Frame 1 (no input): blank canvas, image omitted
Frame 60 (the mouse pressed at the canvas centre just before this capture): blank canvas, image omitted
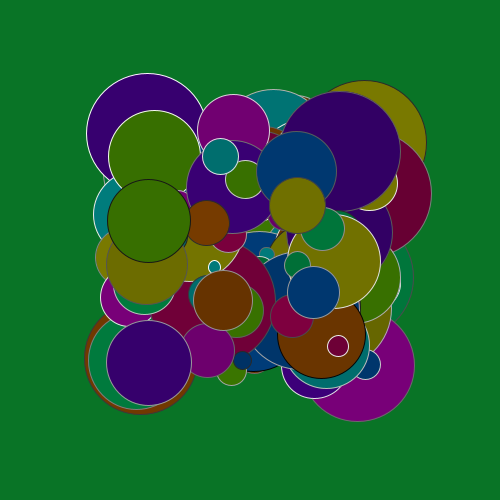
Frame 120 (the mouse held since frame 60 and released just before this capture)

The Processing sketch whose frames 1 and 60 were blank and that drew this single picture after the mouse press (run headless with seeded random() and noise(); from frame 60 on, the mouse is pressed at the canvas centre):

// Processing sketch: processing_36867
// ── processing_36867.pde

float ellipseWH;
int switcher = 0;
int smallAmountColor = 0;
int grayTone = 0;

void setup() {
size(500,500);
frameRate(30);
}

void draw() {
  float entropy = map(mouseX, 0, width, 0, 255);
  background(random(0,entropy),random(0,entropy),random(0,entropy));
  for(int i = 0; i<entropy; i++) {
      stroke(random(0,255));
      float ellipseColor = random(100,entropy);
    //Color Switcher;
      if(switcher == 0) fill(smallAmountColor,ellipseColor,ellipseColor);
      else if(switcher == 1) fill(smallAmountColor,ellipseColor,ellipseColor/2);
      else if(switcher == 2) fill(smallAmountColor,ellipseColor/2,ellipseColor);
      else if (switcher == 3) fill(ellipseColor, smallAmountColor, ellipseColor);
      else if (switcher == 4) fill(ellipseColor/2, smallAmountColor, ellipseColor);
      else if (switcher == 5) fill(ellipseColor, smallAmountColor, ellipseColor/2);
      else if (switcher == 6) fill(ellipseColor,ellipseColor,smallAmountColor);
      else if (switcher == 7) fill(ellipseColor,ellipseColor/2,smallAmountColor);
      else if (switcher == 8) fill(ellipseColor/2,ellipseColor,smallAmountColor);
    //Ellipse Drawing
    ellipseWH = random(10,entropy);
    float entropyForCoordinates = map(entropy, 0, 255, 0, width/2);
    int xCoordinate = width/2;
    int yCoordinate = height/2;
    ellipse(random(width/2-entropyForCoordinates,width/2+entropyForCoordinates),random(height/2-entropyForCoordinates,height/2+entropyForCoordinates),ellipseWH,ellipseWH);
    //Color Switcher and grayTone Incrementer
    switcher++;
    if(switcher == 9) switcher = 0;
  }
}
